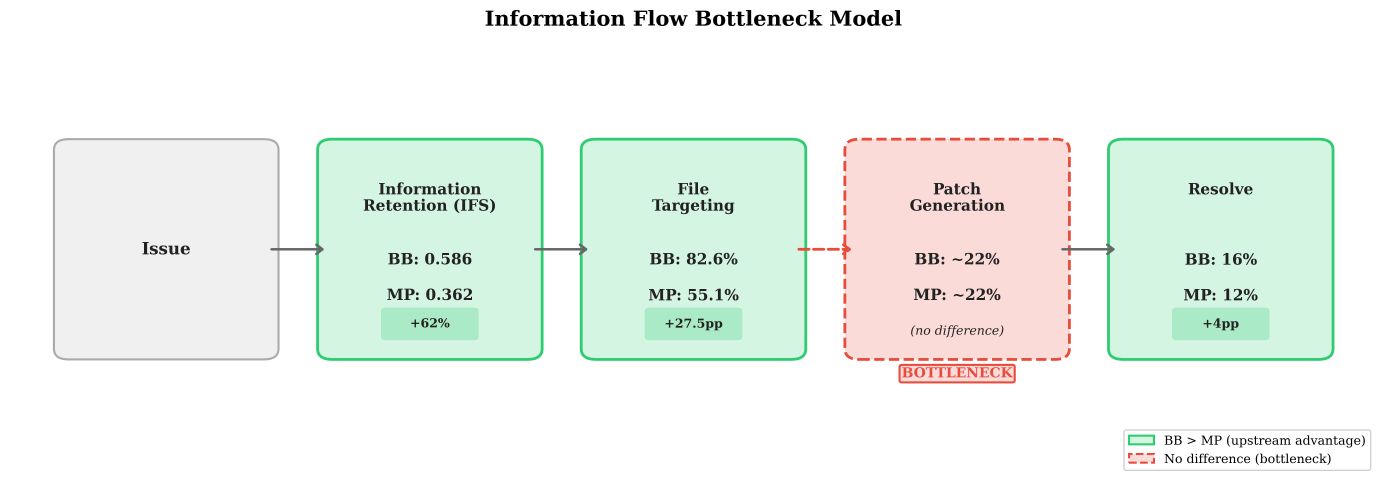
#> input picture paper/ACCESS_latex_template_20240429/figures/fig4_bottleneck_model.png, 4161 x 1460 px (shown at 1/3 size)
$ python make_graphical_abstract.py
#> lines starting #> are read from the running program, lines starting #| are printed output that depends on the picture
#> in main, src is the input picture: PIL image 4161x1460 RGBA; mean R, G, B, A 238.2, 244.1, 238.8, 255
#| Source: (4161, 1460) RGBA
"""Build a Graphical Abstract for IEEE Access final-files submission.

Source: paper/ACCESS_latex_template_20240429/figures/fig4_bottleneck_model.png
Target: paper/GA.jpg, 660x295, JPEG, <= 45 KB

Strategy: open the source PNG, fit-and-letterbox to a 660x295 canvas
(white background), save as JPEG with progressively lower quality until
the file size is under 45 KB. Also writes paper/GA_caption.docx with the
filename reference and the <=60-word caption.
"""

from __future__ import annotations

import io
import os

from PIL import Image
from docx import Document


ROOT = os.path.dirname(os.path.dirname(os.path.dirname(os.path.abspath(__file__))))

SRC = os.path.join(
    ROOT, "paper", "ACCESS_latex_template_20240429", "figures",
    "fig4_bottleneck_model.png",
)
DST_JPG = os.path.join(ROOT, "paper", "GA.jpg")
DST_DOC = os.path.join(ROOT, "paper", "GA_caption.docx")

TARGET_W, TARGET_H = 660, 295
SIZE_LIMIT_BYTES = 45 * 1024

CAPTION = (
    "In multi-agent software-engineering systems built on large language "
    "models, the way agents share information strongly affects pipeline "
    "quality, yet this design choice is rarely studied. A shared-state "
    "architecture preserves far more technical detail than conventional "
    "message passing and improves bug-localization accuracy, but a downstream "
    "code-editing bottleneck still limits how often software issues are "
    "resolved."
)


def fit_with_padding(src: Image.Image, w: int, h: int) -> Image.Image:
#> called with w = 660, h = 295
    src = src.convert("RGB")
#> src: PIL image 4161x1460 RGB
    sw, sh = src.size
#> sw = 4161; sh = 1460
    ratio = min(w / sw, h / sh)
#> ratio = 0.159
    nw, nh = int(round(sw * ratio)), int(round(sh * ratio))
#> nw = 660; nh = 232
    resized = src.resize((nw, nh), Image.LANCZOS)
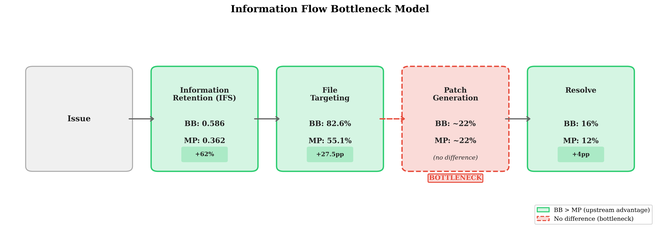
#> resized: PIL image 660x232 RGB; mean R, G, B 238, 244, 238.7
    canvas = Image.new("RGB", (w, h), color=(255, 255, 255))
#> canvas: PIL image 660x295 RGB; every value is 255
    canvas.paste(resized, ((w - nw) // 2, (h - nh) // 2))
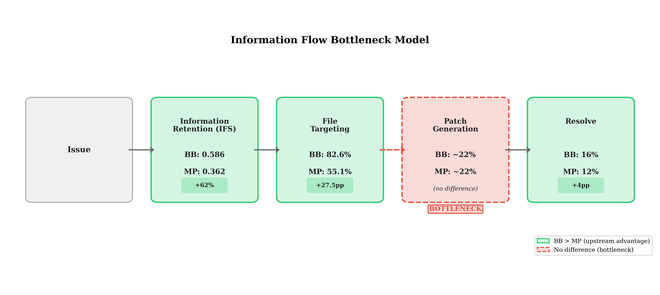
#> canvas: PIL image 660x295 RGB; mean R, G, B 241.7, 246.3, 242.2
    return canvas


def save_under_limit(img: Image.Image, path: str, limit: int) -> int:
#> called with path = 'paper/GA.jpg', limit = 46080
    for q in (90, 85, 80, 75, 70, 65, 60, 55, 50, 45, 40, 35):
        buf = io.BytesIO()
        img.save(buf, format="JPEG", quality=q, optimize=True, progressive=True)
        size = buf.tell()
        if size <= limit:
            with open(path, "wb") as f:
                f.write(buf.getvalue())
            return q
    # Fallback: write at lowest quality even if over limit
    img.save(path, format="JPEG", quality=35, optimize=True, progressive=True)
    return 35


def main() -> None:
    src = Image.open(SRC)
    print(f"Source: {src.size} {src.mode}")
    target = fit_with_padding(src, TARGET_W, TARGET_H)
    q = save_under_limit(target, DST_JPG, SIZE_LIMIT_BYTES)
#> q = 90
    final_size = os.path.getsize(DST_JPG)
    print(f"Wrote {DST_JPG} -> {final_size:,} bytes at quality {q}")
#| Wrote paper/GA.jpg -> 19,858 bytes at quality 90

    # Caption word count check
    n_words = len(CAPTION.split())
    print(f"Caption word count: {n_words}")
    if n_words > 60:
        print("WARNING: caption exceeds 60 words!")

    # Build GA caption Word doc
    doc = Document()
    doc.add_heading("Graphical Abstract Submission", level=1)
    doc.add_paragraph(f"GA filename: GA.jpg ({TARGET_W}x{TARGET_H}, {final_size:,} bytes)")
    doc.add_paragraph(f"Overlay/still filename: (not applicable; no video submission)")
    doc.add_heading("Caption", level=2)
    doc.add_paragraph(CAPTION)
    doc.save(DST_DOC)
    print(f"Wrote {DST_DOC}")


if __name__ == "__main__":
    main()
#> (the call stopped at in main, `doc = Document()`: docx is not available in this run)
